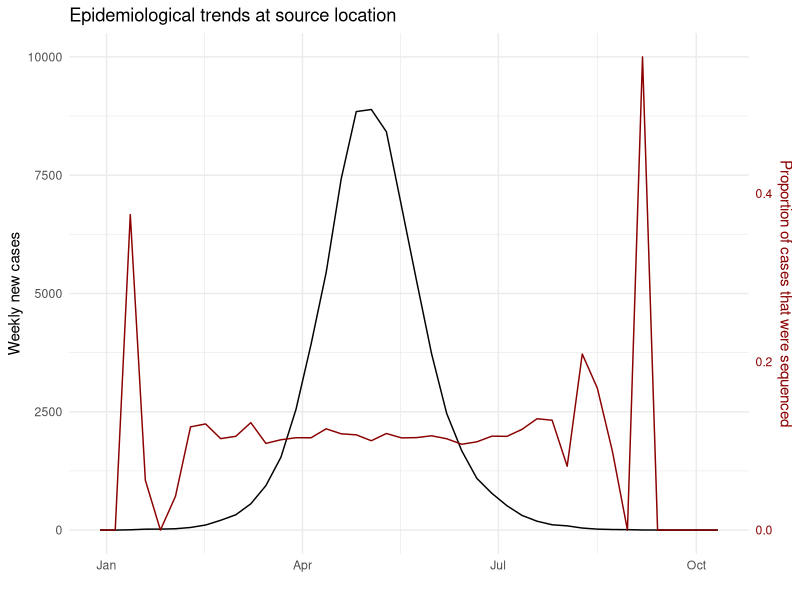
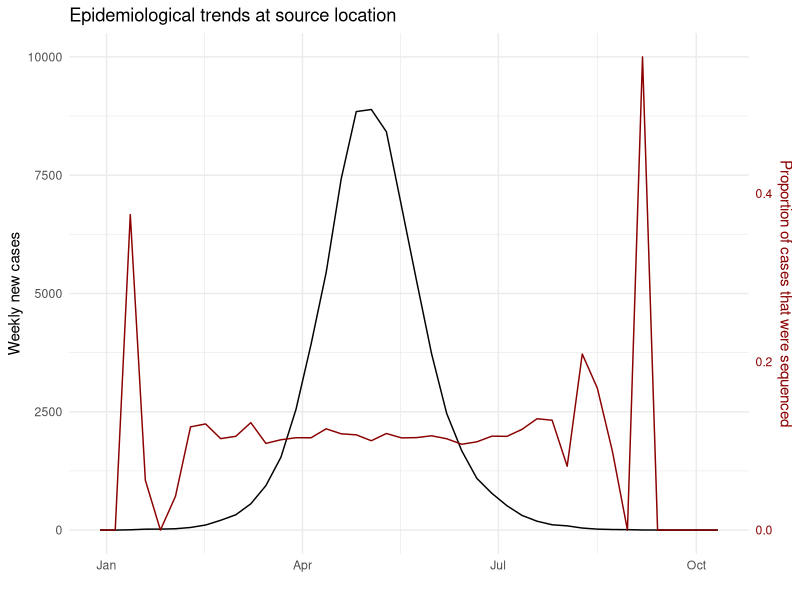

Reproduce these figures in R, in order.
library(tidyverse)
library(lubridate)

x <- read.csv("epidemic_simulation_data/source_epi_trends.csv") |>
  select(sequencing_intensity) |> max()
y <- read.csv("epidemic_simulation_data/source_epi_trends.csv") |>
  select(new_cases) |> max()

read.csv("epidemic_simulation_data/source_epi_trends.csv") |>
  mutate(epiweek_start = ymd(epiweek_start)) |>
  ggplot() +
  geom_line(aes(x = epiweek_start, y = new_cases)) +
  geom_line(aes(x = epiweek_start, y = sequencing_intensity * 20000),
            color = "darkred") +
  scale_y_continuous(sec.axis = sec_axis(~ . * x / y,
                     name = "Proportion of cases that were sequenced")) +
  labs(x = "", y = "Weekly new cases",
       title = "Epidemiological trends at source location") +
  theme_minimal() +
  theme(axis.text.y.right = element_text(color = "darkred"),
        axis.title.y.right = element_text(color = "darkred"))

ggsave("epidemic_simulation_data/plots/source_epi_trends.png", height = 5,
       width = 7, dpi = 300, units = "in", bg = "white")

rm(x, y)
